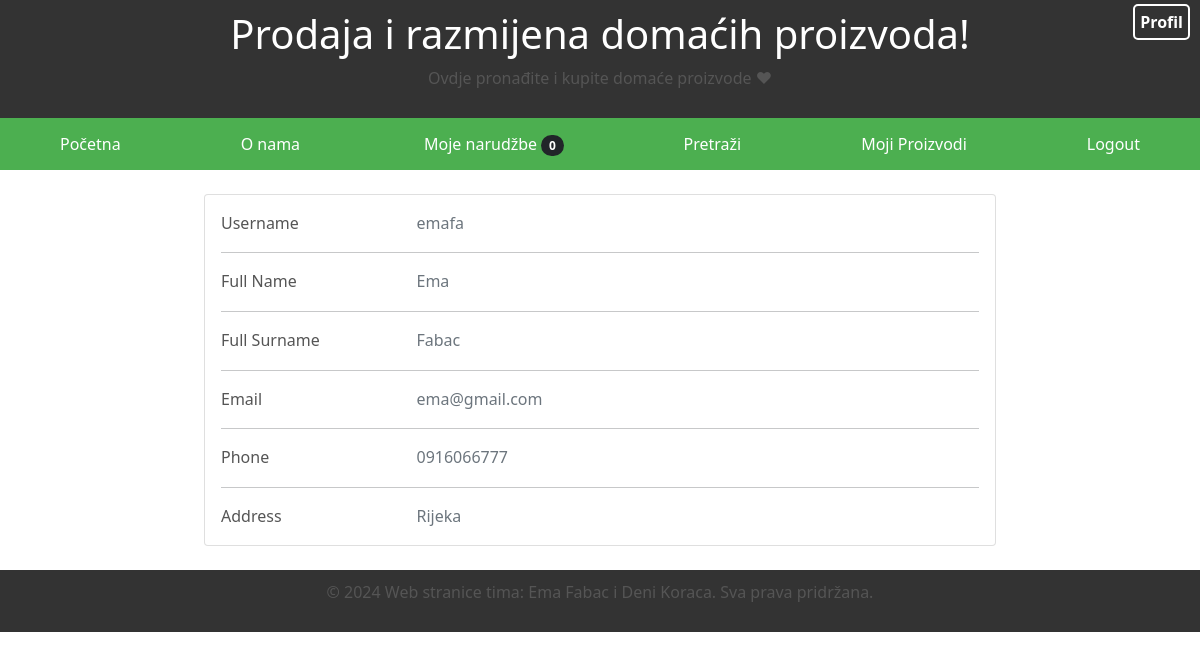
Screenshot of /profile/ (signed in) with the database file from the repository.
### main/models.py (models this page shows, shortened)
class Korisnik(models.Model):
    ime_korisnika = models.CharField(max_length=100)
    prezime_korisnika = models.CharField(max_length=100)
    adresa_korisnika = models.CharField(max_length=100)
    mobitel_korisnika = models.CharField(max_length=10)
    email_korisnika = models.EmailField()
    user = models.OneToOneField(User, null=True, on_delete=models.CASCADE)

### main/views.py (the view)
# urls.py: path('profile/', views.profile.as_view(), name='profile'),
class profile (ListView):
    model = Korisnik
    template_name = 'profile.html'

### main/cart.py (called while the page is built)
	def __len__ (self):
		return len(self.cart)

### main/context_processors.py (called while the page is built)
def cart(request):
    return {'cart': Cart(request)}

### main/templates/profile.html
{% extends "landing.html" %}
{% block content %}
{% load static %}
<br/>
{% if user.is_authenticated %}
<div class="row justify-content-center">
<div class="col-lg-8">
    <div class="card mb-4">
      <div class="card-body">
        <div class="row">
          <div class="col-sm-3">
            <p class="mb-0">Username</p>
          </div>
          <div class="col-sm-9">
            <p class="text-muted mb-0">{{ user.username }}</p>
          </div>
        </div>
        <hr>
{% for kor in object_list %}
{%if user.username == kor.user.username%}
        <div class="row">
            <div class="col-sm-3">
              <p class="mb-0">Full Name</p>
            </div>
            <div class="col-sm-9">
              <p class="text-muted mb-0">{{ kor.ime_korisnika }}</p>
            </div>
          </div>
          <hr>
        <div class="row">
            <div class="col-sm-3">
              <p class="mb-0">Full Surname</p>
            </div>
            <div class="col-sm-9">
              <p class="text-muted mb-0">{{ kor.prezime_korisnika }}</p>
            </div>
          </div>
          <hr>
        <div class="row">
          <div class="col-sm-3">
            <p class="mb-0">Email</p>
          </div>
          <div class="col-sm-9">
            <p class="text-muted mb-0">{{ kor.email_korisnika }}</p>
          </div>
        </div>
        <hr>
        <div class="row">
          <div class="col-sm-3">
            <p class="mb-0">Phone</p>
          </div>
          <div class="col-sm-9">
            <p class="text-muted mb-0">{{ kor.mobitel_korisnika }}</p>
          </div>
        </div>
        <hr>
        <div class="row">
          <div class="col-sm-3">
            <p class="mb-0">Address</p>
          </div>
          <div class="col-sm-9">
            <p class="text-muted mb-0">{{ kor.adresa_korisnika }}</p>
          </div>
        </div>
      </div>
    </div></div>
{%endif%}
{% endfor %}
{% endif %}
{% endblock %}

### main/static/style.css (style rules this page uses)
* { box-sizing: border-box; margin: 0; padding: 0; }
body { font-family: 'Arial', sans-serif; background-color: #f4f4f4; }
p { color: #555; font-size: 16px; line-height: 1.6; margin-bottom: 15px; }

### rows the page displays
Korisnik: ime_korisnika "Ema", prezime_korisnika "Fabac", email_korisnika "ema@gmail.com", mobitel_korisnika "0916066777", adresa_korisnika "Rijeka"

### other values shown
{{ cart|length }} "0"
{{ user.username }} "emafa"
